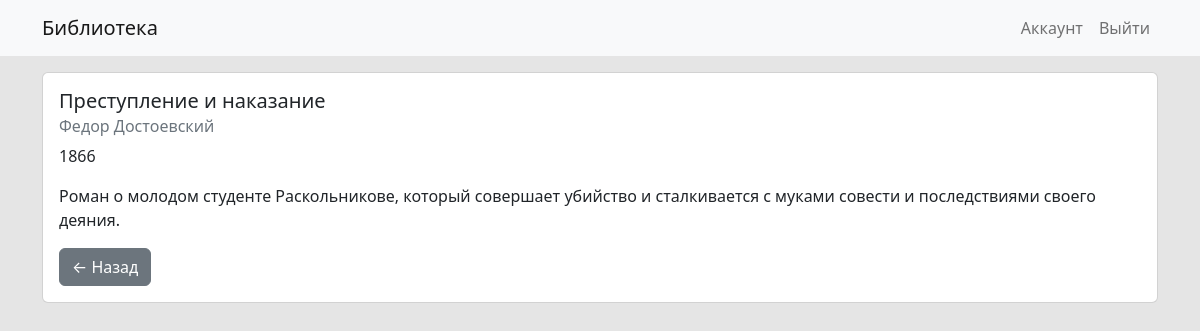
The app's page /book/5 (signed in) with its own data.
### app/models/models.py (models this page shows, shortened)
class Book(db.Model):
    id = db.Column(db.Integer, primary_key=True)
    title = db.Column(db.String(80), nullable=False)
    author = db.Column(db.String(80), nullable=False)
    year = db.Column(db.Integer, nullable=False)
    description = db.Column(db.String(500), nullable=False)

### app/routes/routes.py (the view)
@app_route.route('/book/<int:book_id>')
def book_detail(book_id):
    book = Book.query.get_or_404(book_id)
    return render_template('book.html', book=book)

### app/templates/book.html (shortened to what this page needs)
{% extends 'base.html' %}
{% block content %}
<div class="card">
    <div class="card-body">
        <h5 class="card-title">{{ book.title }}</h5>
        <h6 class="card-subtitle mb-2 text-muted">{{ book.author }}</h6>
        <p class="card-text">{{book.year}}</p>
        <p class="card-text">{{ book.description }}</p>
        <a href="{{ url_for('route.books') }}" class="btn btn-secondary">&larr; Назад</a>
    </div>
</div>
{% endblock %}

### app/static/custom.css (style rules this page uses)
body { background-color: #e5e5e5; }

### records on screen
Book: title "Преступление и наказание", author "Федор Достоевский", year "1866", description "Роман о молодом студенте Раскольникове, который совершает убийство и сталкивается с муками совести и последствиями своего деяния."
